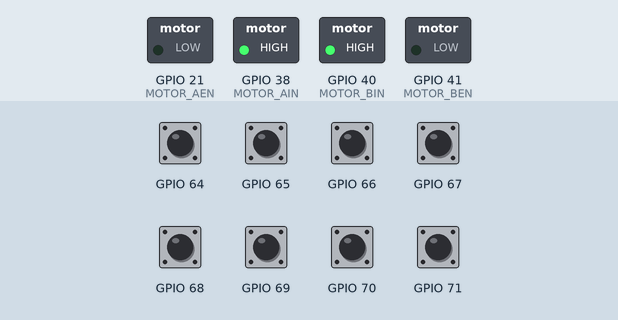
Simulated run of this sketch. Board: ESP32. Parts: switched loads named in the sketch (green lamp = pin HIGH). The test bench sets the inputs (shaded band); at power-on: GPIO 64–71 HIGH.

Above: at 3.2 s.
3.3 s: GPIO 64 pulled LOW for 0.15 s
At 4.6 s:
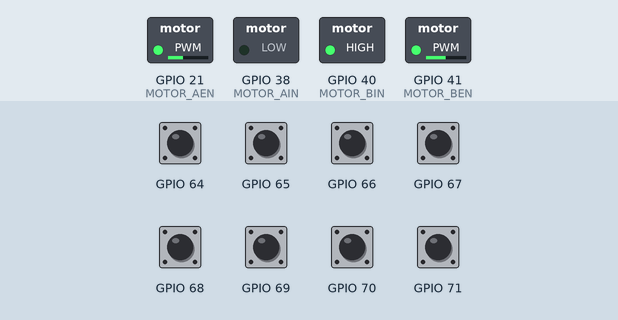
6.4 s: GPIO 65 pulled LOW for 0.15 s
At 6.48 s:
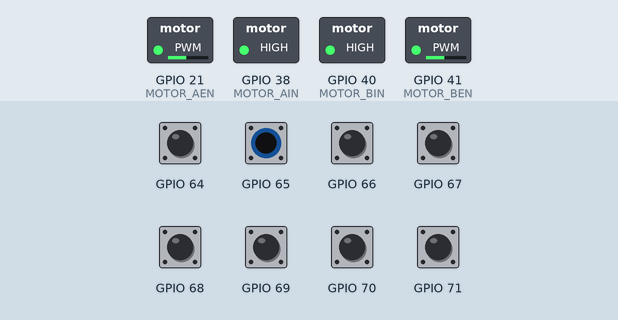
8.0 s: GPIO 66 pulled LOW for 0.15 s
At 9.3 s:
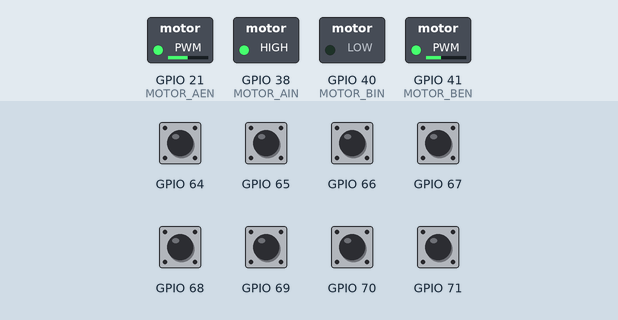
11.1 s: GPIO 66 pulled LOW for 1 s
At 11.9 s:
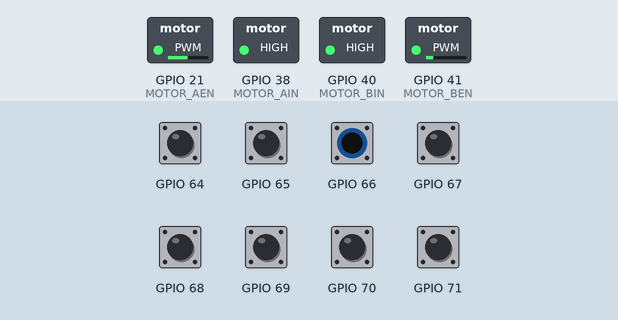
15.1 s: GPIO 64 pulled LOW for 1 s
At 15.5 s:
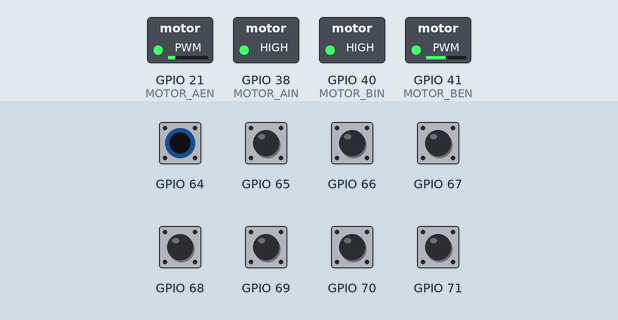
Timing chart, 0 to 19.1 s (numbered marks = the images above; inputs shaded):
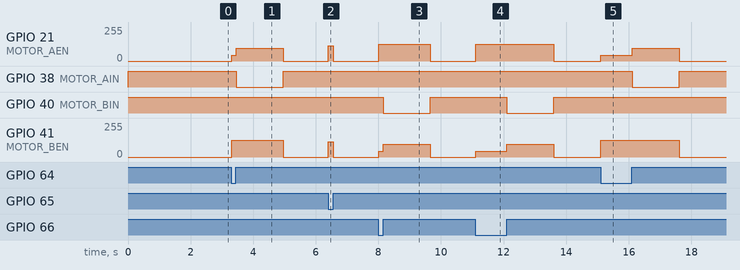

Measured:
- after the input at 3.3 s, GPIO 21 (MOTOR_AEN): 0/255 → 45/255 at once, → 95/255 0.15 s later, → 0/255 1.5 s later; GPIO 38 (MOTOR_AIN): HIGH → LOW after 0.16 s, → HIGH 1.5 s later; GPIO 41 (MOTOR_BEN): 0/255 → 125/255 at once, → 0/255 1.6 s later
- after the input at 6.4 s, GPIO 21 (MOTOR_AEN), GPIO 41 (MOTOR_BEN): 0/255 → 115/255 at once, → 0/255 0.15 s later
- after the input at 8.0 s, GPIO 21 (MOTOR_AEN): 0/255 → 125/255 at once, → 0/255 1.6 s later; GPIO 40 (MOTOR_BIN): HIGH → LOW after 0.15 s, → HIGH 1.5 s later; GPIO 41 (MOTOR_BEN): 0/255 → 45/255 at once, → 95/255 0.15 s later, → 0/255 1.5 s later
- after the input at 11.1 s, GPIO 21 (MOTOR_AEN): 0/255 → 125/255 at once, → 0/255 2.5 s later; GPIO 40 (MOTOR_BIN): HIGH → LOW after 1.0 s, → HIGH 1.5 s later; GPIO 41 (MOTOR_BEN): 0/255 → 45/255 at once, → 95/255 1.0 s later, → 0/255 1.5 s later
- after the input at 15.1 s, GPIO 21 (MOTOR_AEN): 0/255 → 45/255 at once, → 95/255 1.0 s later, → 0/255 1.5 s later; GPIO 38 (MOTOR_AIN): HIGH → LOW after 1.0 s, → HIGH 1.5 s later; GPIO 41 (MOTOR_BEN): 0/255 → 125/255 at once, → 0/255 2.5 s later

The sketch:

07_Line_Tracking_Car.ino
```cpp
#include <Wire.h>
#include <PCF8574.h>

PCF8574 pcf8574(0x20);

#define OUTA P4  // Far left
#define OUTB P0  // Left
#define OUTC P1  // Center
#define OUTD P2  // Right
#define OUTE P3  // Far right

#define MOTOR_AIN 38  // Channel A direction
#define MOTOR_AEN 21  // Channel A PWM
#define MOTOR_BIN 40  // Channel B direction
#define MOTOR_BEN 41  // Channel B PWM

// ===== Line tracking speed =====
#define BASE_SPEED   115  // Base speed for straight travel
#define RECOVER_IN   95   // Inner wheel reverse speed during sharp turns
#define RECOVER_OUT  125  // Outer wheel forward speed during sharp turns

// ===== State memory =====
uint8_t lastDir = 0;            // 0 straight, 1 line on left, 2 line on right
unsigned long lostStartTime = 0;// Timestamp when the line was lost

// Left/right motor mapping: channel A drives the left wheel, channel B drives the right wheel
void driveMotors(int leftSpeed, int rightSpeed) {
  leftSpeed = constrain(leftSpeed, -255, 255);
  rightSpeed = constrain(rightSpeed, -255, 255);

  if (rightSpeed >= 0) {
    digitalWrite(MOTOR_BIN, HIGH);
    ledcWrite(MOTOR_BEN, rightSpeed);
  } else {
    digitalWrite(MOTOR_BIN, LOW);
    ledcWrite(MOTOR_BEN, -rightSpeed);
  }

  if (leftSpeed >= 0) {
    digitalWrite(MOTOR_AIN, HIGH);
    ledcWrite(MOTOR_AEN, leftSpeed);
  } else {
    digitalWrite(MOTOR_AIN, LOW);
    ledcWrite(MOTOR_AEN, -leftSpeed);
  }
}

void setup() {
  Serial.begin(115200);
  Wire.begin();
  Wire.setClock(400000);

  pinMode(MOTOR_BIN, OUTPUT);
  pinMode(MOTOR_AIN, OUTPUT);
  pinMode(MOTOR_BEN, OUTPUT);
  pinMode(MOTOR_AEN, OUTPUT);

  ledcAttach(MOTOR_BEN, 1000, 8);
  ledcAttach(MOTOR_AEN, 1000, 8);

  pcf8574.begin();
  pcf8574.pinMode(OUTA, INPUT);
  pcf8574.pinMode(OUTB, INPUT);
  pcf8574.pinMode(OUTC, INPUT);
  pcf8574.pinMode(OUTD, INPUT);
  pcf8574.pinMode(OUTE, INPUT);

  driveMotors(0, 0);
  delay(2000);
}

void loop() {
  PCF8574::DigitalInput val = pcf8574.digitalReadAll();

  int A = !val.p4; // Far left
  int B = !val.p0; // Left
  int C = !val.p1; // Center
  int D = !val.p2; // Right
  int E = !val.p3; // Far right

  uint8_t state = (A << 4) | (B << 3) | (C << 2) | (D << 1) | E;

  // Reset the lost-line timer as soon as a sensor is on the line
  if (state != 0b00000) {
    lostStartTime = 0;
  }

  switch (state) {
    // Centered, go straight
    case 0b00100:
    case 0b01110:
    case 0b11111:
      driveMotors(BASE_SPEED, BASE_SPEED);
      lastDir = 0;
      break;

    // Slightly left of the line: reduce left wheel speed for fine adjustment
    case 0b01100: // B and C on the line
      driveMotors(85, BASE_SPEED); // Slow the left wheel to steer back onto the black line
      lastDir = 1;
      break;

    // Left of the line: major correction
    case 0b01000: // Only B on the line
    case 0b11100: // Sharp left turn
      driveMotors(45, RECOVER_OUT);
      lastDir = 1;
      break;

    // Far left: spin in place to the left
    case 0b11000:
    case 0b10000:
      driveMotors(-RECOVER_IN, RECOVER_OUT);
      lastDir = 1;
      break;

    // Slightly right of the line: reduce right wheel speed for fine adjustment
    case 0b00110: // C and D on the line
      driveMotors(BASE_SPEED, 85); // Slow the right wheel to steer back onto the black line
      lastDir = 2;
      break;

    // Right of the line: major correction
    case 0b00010: // Only D on the line
    case 0b00111: // Sharp right turn
      driveMotors(RECOVER_OUT, 45);
      lastDir = 2;
      break;

    // Far right: spin in place to the right
    case 0b00011:
    case 0b00001:
      driveMotors(RECOVER_OUT, -RECOVER_IN);
      lastDir = 2;
      break;

    // All sensors off the line: search in the remembered direction
    case 0b00000:
      if (lostStartTime == 0) {
        lostStartTime = millis(); // Record the moment the line was lost
      }
      // Search in the remembered direction within 1.5 s
      if (millis() - lostStartTime < 1500) {
        if (lastDir == 1) {
          driveMotors(-RECOVER_IN, RECOVER_OUT); // Line was on the left, turn left to find it
        } else if (lastDir == 2) {
          driveMotors(RECOVER_OUT, -RECOVER_IN); // Line was on the right, turn right to find it
        } else {
          driveMotors(0, 0); // Was going straight, stop
        }
      } else {
        // Timeout with no line found, stop
        driveMotors(0, 0);
      }
      break;

    default:
      break;
  }

  delay(5);
}
```
